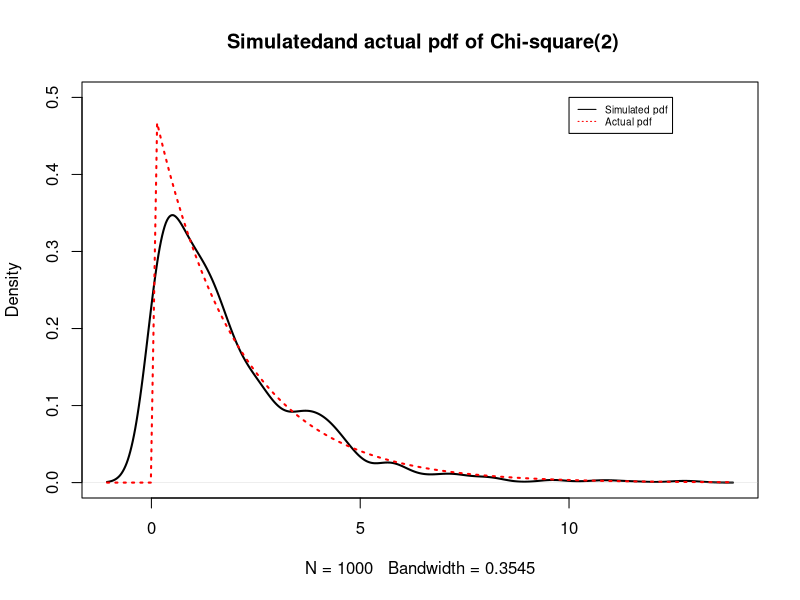

This chart was generated by the following R code:
## R code for week 9 lab 1

set.seed(42)

## Question 1

1-pchisq(q=10, df=2)

## 1.1

chisq_func = function(){
  samples = c(100, 1000, 10000, 100000)
  for (n in samples){
    x = rchisq(n, 2)
    print(mean(x>10))
  }
}

chisq_func()

## 1.2

## ?? Wordy question

## Answer: The importance weight is w(x) =π(x)q(x)=π2Γ(1)(1 +x2)e−x/2I(x >0)
## The algorithm is: 
## 1. Draw X1,...,Xn from Cauchy(0, 1).
## 2. Calculate the importance weights:w(X1),...,w(Xn)
## 3. Estimate the tail probability as In=1n∑ni=1w(Xi)I(Xi>10)

## 1.3 

chisq.tailprob<-function(n){
  #Step 1. samples from proposal density
  X <- rcauchy(n)
  #Step 2. Calculate the importance weights vector
  X[X<=0] <- 0 #cutting the negative values of X to be zero, to prevent producing NaN in exp(-X/2)
  v.weights <- pi/2*(1+X^2)*exp(-X/2)*(X>0)
  # Step 3. Calculate the estimator
  p.t <-mean(v.weights*(X>10))
  return(p.t)
}



## 1.4
samples <-c(100, 10^3, 10^4, 10^5)

for (n in samples){
  print(chisq.tailprob(n))
}



## Question 2

## 2.1

## : The importance weight without constant term is ̃w(x) = ̃π(x) ̃q(x)= (1 +x2)e−x/2I(x >0)
## The algorithm is:
## 1. Draw X1,...,Xn from Cauchy(0, 1)
## 2. Calculate the normalised importance weights w∗(X1),...,w∗(Xn) as w∗(Xi) = ̃w(Xi)∑ni=1 ̃w(Xi)
## 3. Estimate the tail probability as I^NIS_n = ∑ni=1w∗(Xi)I(Xi>10)


## 2.2
chisq.tailprob.nis<-function(n){
  # Step 1. samples from proposal density
  X <-rcauchy(n)
  # Step 2. Calculate the normlaised importance weights vector
  X[X<=0] <- 0 #cutting the negative values of X to be zero, to prevent producing NaN in exp(-X/2)
  w.tilde <- (1+X^2)*exp(-X/2)*(X>0)
  w.star <- w.tilde/sum(w.tilde)
  # Step 3. Calculate the estimator
  p.t <- sum(w.star*(X>10))
  return(p.t)
  }


## 2.3 

for(n in samples){
  print(chisq.tailprob.nis(n)) ## print the tail probability
  }


## Question 3

## 3.1

## The SIR algorithm is:
## 1. Draw Y1,...,Ym from Cauchy(0, 1) for some m > n.
## 2. Calculate the normalised importance weightsw∗(Y1),...,w∗(Ym)asw∗(Yi) = ̃w(Yi)∑mi=1 ̃w(Yi)
## where the formula for w∗(x) can is the same as in Question 2 (2.1).
## 3.Resample X1,...,Xn from Y1,...,Ym with replacement, with associated probabilities w∗(Y1),...,w∗(Ym)


## 3.2

r.mychisq.sir<-function(n,m){
  # Step 1. samples from proposal density
  Y <-rcauchy(m)
  # Step 2. Calculate the normalized importance weights vector
  Y[Y<=0] <- 0 #cutting the negative values of X to be zero, to prevent producing NaN in exp(-X/2)
  w.tilde <- (1+Y^2)*exp(-Y/2)*(Y>0)
  w.star <- w.tilde/sum(w.tilde)
  # Step 3. Calculate the estimator
  X <-sample(Y, size = n, replace = TRUE, prob = w.star)
  return(X)
  }


## 3.3 

mysample <-r.mychisq.sir(n=1000, m=2000)
plot(density(mysample), ylim=c(0,0.5), lwd=2, main=" Simulatedand actual pdf of Chi-square(2)" )
curve(dchisq(x,df=2), add=T, lwd=2, lty=3, col="red")
legend(x=10, y=0.5, legend=c("Simulated pdf","Actual pdf"),col=c("black","red"),lty=c(1,3), cex=0.6)


## To be used for the quiz 7 in week 9 


## Question 1: In this week's Lecture 1 Example 3.5, we use importance sampling to estimate the tail probability straight double-struck capital p
## left parenthesis X greater than 5 right parenthesis for random variable X tilde N left parenthesis 0 comma 1 right parenthesis.
## If we still want to estimate straight double-struck capital p left parenthesis X greater than 5 right parenthesis but replace the proposal
## density with the exponential distribution Exp(1) shifted by 4.5, which of the following is the resulting new estimator?

## Answer: D is the answer we think

## Question 2: Which of the following statement is TRUE about Importance Sampling and SIR algorithms?

## Answer: Not a clue 

